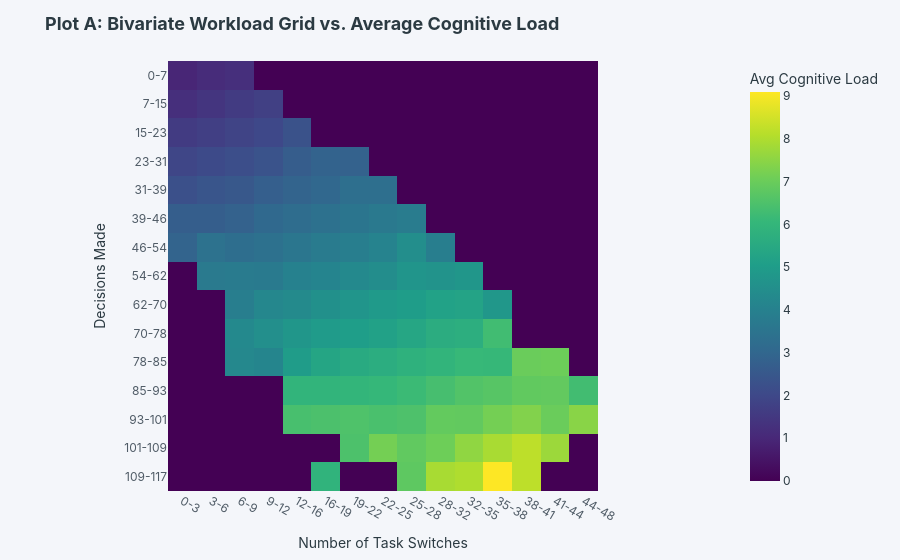

Notebook source saved alongside this figure:
### Markdown cell above
### 📈 Plot A: The Workload Threshold (Decisions vs. Task Switches)
* **Hypothesis:** Bivariate density thresholds of workload inputs (`Decisions_Made` and `Task_Switches`) correspond directly with high baseline `Cognitive_Load_Score`.
* **Visualization:** Interactive density heatmap grouping decisions and task switches, filled with average cognitive load.

### Code cell
pivot_workload = df.groupby([
    pd.cut(df['Decisions_Made'], bins=15),
    pd.cut(df['Task_Switches'], bins=15)
], observed=False)['Cognitive_Load_Score'].mean().unstack().fillna(0)

pivot_workload.index = [f"{int(i.left)}-{int(i.right)}" for i in pivot_workload.index]
pivot_workload.columns = [f"{int(c.left)}-{int(c.right)}" for c in pivot_workload.columns]

fig_a = px.imshow(
    pivot_workload,
    labels=dict(x="Number of Task Switches", y="Decisions Made", color="Avg Cognitive Load"),
    title="<b>Plot A: Bivariate Workload Grid vs. Average Cognitive Load</b>",
    color_continuous_scale="Viridis"
)
fig_a.update_layout(title_font_size=18, margin=dict(l=40, r=40, t=60, b=40))
fig_a.show()

### Figure 1 — Plotly figure (JSON) as saved in the notebook; plotly's stock layout.template omitted (floating-point values rounded to 4 significant figures; data arrays with more than 128 entries replaced by an {"elided": "..."} marker saying what was removed)
{"data": [{"coloraxis": "coloraxis", "hovertemplate": "Number of Task Switches: %{x}<br>Decisions Made: %{y}<br>Avg Cognitive Load: %{z}<extra></extra>", "name": "0", "type": "heatmap", "x": ["0-3", "3-6", "6-9", "9-12", "12-16", "16-19", "19-22", "22-25", "25-28", "28-32", "32-35", "35-38", "38-41", "41-44", "44-48"], "xaxis": "x", "y": ["0-7", "7-15", "15-23", "23-31", "31-39", "39-46", "46-54", "54-62", "62-70", "70-78", "78-85", "85-93", "93-101", "101-109", "109-117"], "yaxis": "y", "z": {"elided": "15x15 float values"}}], "layout": {"coloraxis": {"colorbar": {"title": {"text": "Avg Cognitive Load"}}, "colorscale": [[0, "#440154"], [0.1111, "#482878"], [0.2222, "#3e4989"], [0.3333, "#31688e"], [0.4444, "#26828e"], [0.5556, "#1f9e89"], [0.6667, "#35b779"], [0.7778, "#6ece58"], [0.8889, "#b5de2b"], [1, "#fde725"]]}, "margin": {"b": 40, "l": 40, "r": 40, "t": 60}, "title": {"font": {"size": 18}, "text": "<b>Plot A: Bivariate Workload Grid vs. Average Cognitive Load</b>"}, "xaxis": {"anchor": "y", "constrain": "domain", "domain": [0, 1], "scaleanchor": "y", "title": {"text": "Number of Task Switches"}}, "yaxis": {"anchor": "x", "autorange": "reversed", "constrain": "domain", "domain": [0, 1], "title": {"text": "Decisions Made"}}}}
